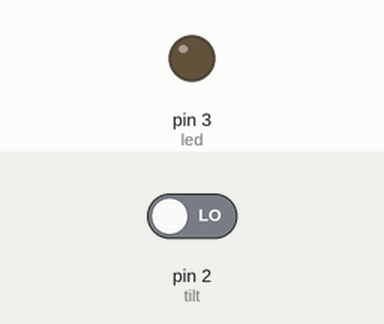
Simulated run of this sketch. Board: Arduino Uno, built with avr-gcc and run on an emulated ATmega328P. On the bench: output pins drawn as LEDs (lit = HIGH). Inputs (shaded band) come from the test bench; at power-on: pin 2 (tilt) LOW.

Above: at 1.2 s.
1.3 s: pin 2 (tilt) driven HIGH
At 1.7 s:
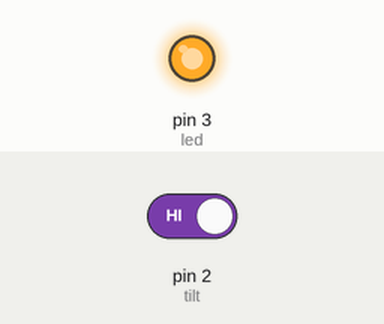
2.8 s: pin 2 (tilt) driven LOW
At 4.1 s:
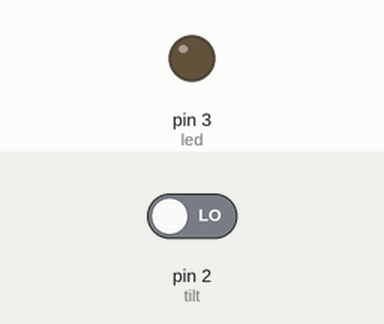
Timing chart, 0 to 5.8 s (numbered marks = the images above; inputs shaded):
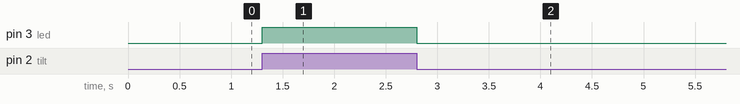

Measured:
- after the input at 1.3 s, pin 3 (led): LOW → HIGH at once
- after the input at 2.8 s, pin 3 (led): HIGH → LOW at once

The sketch:

Tilt_sensor.ino
```cpp
// C++ code
//
int tilt = 2;
int led = 3;
void setup()
{
  pinMode(tilt, INPUT);
  pinMode(led, OUTPUT);
}

void loop()
{
  int val = digitalRead(tilt);
  if (val == 1)
  {
    digitalWrite(led,HIGH);
    delay(100);
  }
  else
  {
    digitalWrite(led,LOW);
    delay(100);
  }
}
```
